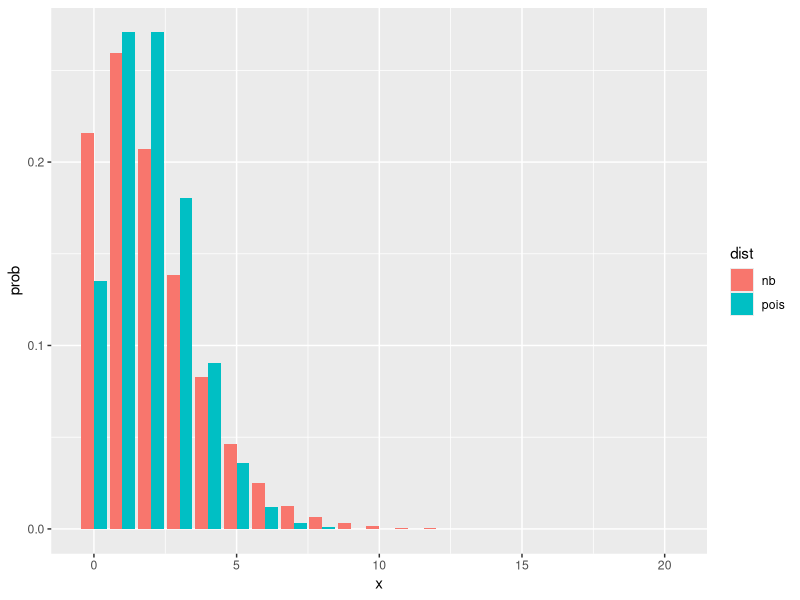

Write R code to recreate this figure.
## ---- chunk 1
library(tidyverse)
## ---- chunk 2
dnbinom(0:20, mu = 2, size = 3) %>% 
  enframe()
## ---- chunk 3
mu <- 2
size <- 3
tibble(x = 0:20) %>% 
  rowwise() %>% 
  mutate(nb = dnbinom(x, mu = mu, size = size)) %>% 
  mutate(pois = dpois(x, mu)) %>% 
  pivot_longer(-x, names_to = "dist", values_to = "prob") %>% 
  ggplot(aes(x = x, y = prob, fill = dist)) + geom_col(position = "dodge")
## ---- chunk 4
negbingoals <- function(theta, maxgoals = 10) {
  # theta = mu1, mu2, phi (in order)
  pr1 <- tibble(x = 0:maxgoals, 
                prob = dnbinom(x, mu = theta[1], size = theta[3]))
  pr2 <- tibble(x = 0:maxgoals, 
                prob = dnbinom(x, mu = theta[2], size = theta[3]))
  crossing(s1 = 0:maxgoals, s2 = 0:maxgoals) %>%
    left_join(pr1, join_by(s1 == x)) %>% 
    left_join(pr2, join_by(s2 == x)) %>% 
    mutate(p = prob.x * prob.y) %>% 
    select(s1, s2, p)
}

negbinwin <- function(theta, maxgoals = 10) {
  negbingoals(theta, maxgoals) %>% 
      mutate(result = case_when(
      s1 > s2 ~ "1",
      s1 < s2 ~ "2",
      .default = "X"
    )) %>% 
    group_by(result) %>% 
    summarize(total_prob = sum(p)) %>% 
    deframe()
}

## ---- chunk 5
negbingoals(c(2, 1, 3))
negbinwin(c(2, 1, 3))
## ---- chunk 6
delta <- function(theta, target) {
  pp <- negbinwin(theta)
  sum((pp-target)^2)
}
## ---- chunk 7
delta(c(2,1,3), c(0.5, 0.25, 0.25))
## ---- chunk 8
get_pars <- function(target, guess) {
  ans <- optim(guess, delta, target = target)
  ans$par
}
## ---- chunk 9
#| warning: false
target <- c(0.5, 0.2, 0.3)
guess <- c(2, 2, 2)
pars <- get_pars(guess, target = target)
pars
## ---- chunk 10
negbingoals(pars) %>% 
  arrange(desc(p))
